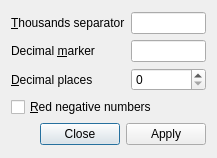
<?xml version="1.0" encoding="UTF-8"?>
<ui version="4.0">
 <class>DialogPyqtExemple</class>
 <widget class="QDialog" name="DialogPyqtExemple">
  <property name="geometry">
   <rect>
    <x>0</x>
    <y>0</y>
    <width>217</width>
    <height>158</height>
   </rect>
  </property>
  <property name="windowTitle">
   <string>Dialog</string>
  </property>
  <layout class="QVBoxLayout" name="verticalLayout_2">
   <item>
    <layout class="QVBoxLayout" name="verticalLayout">
     <item>
      <layout class="QGridLayout" name="gridLayout">
       <item row="0" column="0">
        <widget class="QLabel" name="label">
         <property name="text">
          <string>&amp;Thousands separator</string>
         </property>
         <property name="buddy">
          <cstring>lneThousSep</cstring>
         </property>
        </widget>
       </item>
       <item row="2" column="0">
        <widget class="QLabel" name="label_2">
         <property name="text">
          <string>Decimal &amp;marker</string>
         </property>
         <property name="buddy">
          <cstring>lneDecMark</cstring>
         </property>
        </widget>
       </item>
       <item row="2" column="1">
        <widget class="QLineEdit" name="lneDecMark"/>
       </item>
       <item row="3" column="0">
        <widget class="QLabel" name="label_3">
         <property name="text">
          <string>&amp;Decimal places</string>
         </property>
         <property name="buddy">
          <cstring>spbDecPlaces</cstring>
         </property>
        </widget>
       </item>
       <item row="0" column="1">
        <widget class="QLineEdit" name="lneThousSep"/>
       </item>
       <item row="3" column="1">
        <widget class="QSpinBox" name="spbDecPlaces"/>
       </item>
      </layout>
     </item>
     <item>
      <widget class="QCheckBox" name="ckbRedNegat">
       <property name="text">
        <string>&amp;Red negative numbers</string>
       </property>
      </widget>
     </item>
     <item>
      <widget class="QDialogButtonBox" name="btbCloseApply">
       <property name="orientation">
        <enum>Qt::Horizontal</enum>
       </property>
       <property name="standardButtons">
        <set>QDialogButtonBox::Apply|QDialogButtonBox::Close</set>
       </property>
      </widget>
     </item>
    </layout>
   </item>
  </layout>
 </widget>
 <resources/>
 <connections>
  <connection>
   <sender>btbCloseApply</sender>
   <signal>accepted()</signal>
   <receiver>DialogPyqtExemple</receiver>
   <slot>accept()</slot>
   <hints>
    <hint type="sourcelabel">
     <x>248</x>
     <y>254</y>
    </hint>
    <hint type="destinationlabel">
     <x>157</x>
     <y>274</y>
    </hint>
   </hints>
  </connection>
  <connection>
   <sender>btbCloseApply</sender>
   <signal>rejected()</signal>
   <receiver>DialogPyqtExemple</receiver>
   <slot>reject()</slot>
   <hints>
    <hint type="sourcelabel">
     <x>316</x>
     <y>260</y>
    </hint>
    <hint type="destinationlabel">
     <x>286</x>
     <y>274</y>
    </hint>
   </hints>
  </connection>
 </connections>
</ui>
